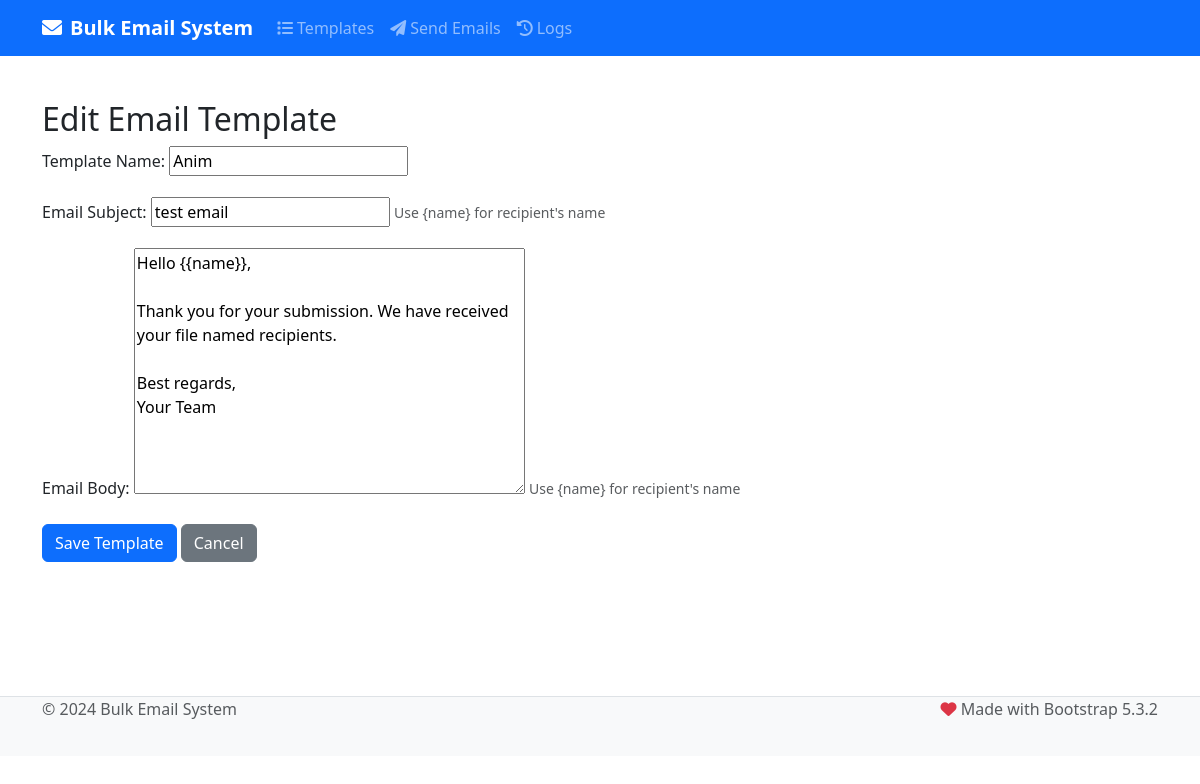
The app's page /templates/2/edit/ with its own data.
### main/models.py (models this page shows, shortened)
class EmailTemplate(models.Model):
    name = models.CharField(max_length=100)
    subject = models.CharField(max_length=200)
    body = models.TextField()
    created_at = models.DateTimeField(auto_now_add=True)
    updated_at = models.DateTimeField(auto_now=True)

### main/views.py (the view)
# urls.py: path('templates/<int:pk>/edit/', views.template_edit, name='template_edit'),
def template_edit(request, pk):
    template = get_object_or_404(EmailTemplate, pk=pk)
    if request.method == 'POST':
        form = EmailTemplateForm(request.POST, instance=template)
        if form.is_valid():
            form.save()
            messages.success(request, 'Email template updated successfully!')
            return redirect('template_list')
    else:
        form = EmailTemplateForm(instance=template)
    return render(request, 'emails/template_form.html', {
        'form': form,
        'template': template
    })

### main/forms.py
class EmailTemplateForm(forms.ModelForm):
    class Meta:
        model = EmailTemplate
        fields = ['name', 'subject', 'body']
        widgets = {
            'body': forms.Textarea(attrs={'rows': 10}),
        }

### main/templates/emails/template_form.html (shortened to what this page needs)
{% extends 'base.html' %}
{% block content %}
<div class="container mt-4">
    <h2>{% if template %}Edit{% else %}Create{% endif %} Email Template</h2>
    <form method="post">
        <div class="form-group mb-3">
            <label for="{{ form.name.id_for_label }}">Template Name:</label>
            {{ form.name }}
        </div>
        <div class="form-group mb-3">
            <label for="{{ form.subject.id_for_label }}">Email Subject:</label>
            {{ form.subject }}
            <small class="form-text text-muted">Use {name} for recipient's name</small>
        </div>
        <div class="form-group mb-3">
            <label for="{{ form.body.id_for_label }}">Email Body:</label>
            {{ form.body }}
            <small class="form-text text-muted">Use {name} for recipient's name</small>
        </div>
        <button type="submit" class="btn btn-primary">Save Template</button>
        <a href="{% url 'template_list' %}" class="btn btn-secondary">Cancel</a>
    </form>
</div>
{% endblock %}

### main/templates/base.html (style rules this page uses)
.form-group label { font-weight: 500; margin-bottom: 0.5rem; }

### records on screen
EmailTemplate: name "Anim", subject "test email", body "Hello {{name}}, Thank you for your submission. We have received your file named recipients. Best regards, Your Team"
